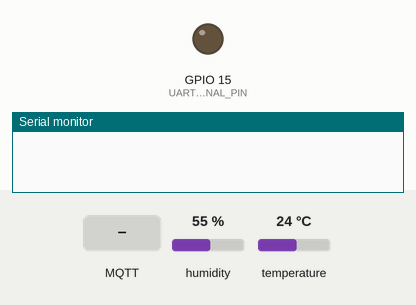
Recording of a sketch running on a simulated ESP8266 (NodeMCU). On the bench: output pins drawn as LEDs (lit = HIGH), the last lines printed to the serial monitor. Dashed ring = blinking. The test bench sets the inputs (shaded band); at power-on: humidity 55 %, temperature 24 °C. WiFi joins after 1.5 s; servers stay silent unless stated; the local clock reads 2024-03-15 10:24:30 at power-on unless the sketch sets it; no MQTT or app messages arrive unless stated.

Above: at 0.1 s.
At 3.2 s:
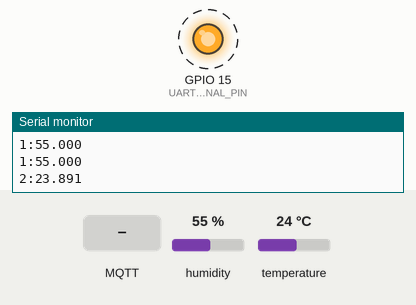
3.3 s: MQTT message "0" arrives on the first subscribed topic
6.8 s: MQTT message "on" arrives on the first subscribed topic
10.3 s: MQTT message "off" arrives on the first subscribed topic
Timing chart, 0 to 19.8 s (numbered marks = the images above; inputs shaded):
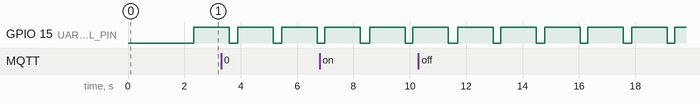

The sketch:

ESP8266TransmitterCode.ino
```cpp
// REQUIRES the following Arduino libraries:
// - DHT Sensor Library: https://github.com/adafruit/DHT-sensor-library
// - Adafruit Unified Sensor Lib: https://github.com/adafruit/Adafruit_Sensor

#include "DHT.h"
#include "secrets.h"
#include "DHT11SensorDataTypes.h"
#include <ESP8266WiFi.h>
#include <WiFiClientSecure.h>
#include <PubSubClient.h>
#include <ArduinoJson.h>

#define UART_SIGNAL_PIN 15 // to enable USART mode

// Macro to convert different sensor values to USART compatible data
#define convertSensorDataToUsartFormat(stringBuff, sensorValue, sensorValueType)                        \
        sensorValueType != SENSOR_ERROR ? sprintf(stringBuff, "%d:%3.3f", sensorValueType, sensorValue) \
        : sprintf(stringBuff, "%d:Sensor_Error", sensorValue);

// Sensor macros
#define DHTPIN 10 // Digital pin connected to the DHT sensor
#define DHTTYPE DHT11 // DHT 11

// AWS IoT Core macros
#define TIME_ZONE -5 // EST TIME ZONE = -5 UTC
#define NET_WAIT_TIME_IN_SEC 1510592825
#define AWS_IOT_PUBLISH_TOPIC   "esp8266/pub"
#define AWS_IOT_SUBSCRIBE_TOPIC "esp8266/sub"

// Connect pin 1 (on the left) of the sensor to +5V
// NOTE: If using a board with 3.3V logic like an Arduino Due connect pin 1
// to 3.3V instead of 5V!
// Connect pin 2 of the sensor to whatever your DHTPIN is
// Connect pin 3 (on the right) of the sensor to GROUND (if your sensor has 3 pins)
// Connect pin 4 (on the right) of the sensor to GROUND and leave the pin 3 EMPTY (if your sensor has 4 pins)
// Connect a 10K resistor from pin 2 (data) to pin 1 (power) of the sensor

// Initialize DHT sensor.
// Note that older versions of this library took an optional third parameter to
// tweak the timings for faster processors.  This parameter is no longer needed
// as the current DHT reading algorithm adjusts itself to work on faster procs.
DHT dht(DHTPIN, DHTTYPE);

float humidity, temperature, heatIndex;
struct tm systemTimeInfo;

// AWS IoT core connection settings
WiFiClientSecure secureClient;

BearSSL::X509List cert(cacert);
BearSSL::X509List client_crt(client_cert);
BearSSL::PrivateKey key(privkey);

PubSubClient awsIotClient(secureClient);

// a simple no operation function
void noop(void) {
  // arduino no operation: https://www.reddit.com/r/arduino/comments/3ynemw/is_there_a_nop_in_arduino/
  __asm__("nop\n\t");
}

void readAllSensorData(void) {
  // Wait a few seconds between measurements.
  delay(250);
  // Reading temperature or humidity takes about 250 milliseconds!
  // Sensor readings may also be up to 2 seconds 'old' (its a very slow sensor)
  humidity = dht.readHumidity();
  // Read temperature as Celsius (the default)
  temperature = dht.readTemperature();
  // Check if any reads failed and exit early (to try again).
  if (isnan(humidity) || isnan(temperature)) {
    return;
  } else {
    // Compute heat index in Celsius (isFahreheit = false)
    heatIndex = dht.computeHeatIndex(temperature, humidity, false);
  }
}

void usartSendSensorDataWithRetry(float sensorValue, int sensorValueType) {
  char data[20];
  int transmissionReturn = TRANSMISSION_FAILURE;

  convertSensorDataToUsartFormat(data, sensorValue, sensorValueType);
  digitalWrite(UART_SIGNAL_PIN, HIGH);
  // start transmission retry time
  unsigned long transmissionTimeStamp = millis();
  // retry transmitting sensor data for 350 ms
  while(millis() - transmissionTimeStamp <= 350) {
    char receivedCharacter;
    String readString = "";
    Serial.println(data); // send data via usart
    delay(100);
    while(Serial.available()) {
      delay(5); // delay to allow byte to arrive in input buffer
      receivedCharacter = Serial.read();
      readString += receivedCharacter;
      // read only complete data
      if (readString.length() > 0 && receivedCharacter == '\n') {
        transmissionReturn = atoi(readString.c_str());
        // check if receiver returns a transmission success
        if (transmissionReturn == TRANSMISSION_SUCCESS) {
          return; // exit on a transmission success
        }
      }
    }
  }
  delay(20); // small buffer time for USART signal pin
  digitalWrite(UART_SIGNAL_PIN, LOW);
}

// UART_SIGNAL_PIN goes high momentarily to provide synchronization with the receiver
// Sends sensor data type as a meta data
// Makes sure that we send only correct data with retry strategy
void usartSendAllSensorData(void) {
  usartSendSensorDataWithRetry(isnan(temperature) ? SENSOR_ERROR : temperature, isnan(temperature) ? SENSOR_ERROR : TEMPERATURE);
  usartSendSensorDataWithRetry(isnan(humidity) ? SENSOR_ERROR : humidity, isnan(humidity) ? SENSOR_ERROR : HUMIDITY);
  usartSendSensorDataWithRetry((isnan(temperature) || isnan(humidity)) ? SENSOR_ERROR : heatIndex, isnan(temperature) || isnan(humidity) ? SENSOR_ERROR : HEAT_INDEX);
}

// Set system time using Simple Network Time Protocol (SNTP) to keep track of certificate expiry
// Refer: https://github.com/sborsay/Serverless-IoT-on-AWS/blob/1e7824dbe9591a26f32acac198e4b310ab9f8a91/ESP8266-to-AWS-IoT#L136
void setSystemTimeFromSNTP(void)
{
  Serial.println("Setting system time using SNTP");
  // Trys to get time from ntp or nist network time servers
  configTime(3600, 0, "pool.ntp.org", "time.nist.gov");
  time_t netTimeInSeconds = time(nullptr); // This function returns the time since 00:00:00 UTC, January 1, 1970 (Unix timestamp) in seconds
  // Wait till we set network time, needed for correctness
  while (netTimeInSeconds < NET_WAIT_TIME_IN_SEC)
  {
    delay(500);
    Serial.print(".");
    netTimeInSeconds = time(nullptr);
  }
  Serial.println("System time set");
  // Converts the calendar time pointed to by clock into Coordinated Universal Time (UTC)
  // Refer: https://www.ibm.com/jsonDocs/en/zos/2.4.0?topic=lf-gmtime-r-gmtime64-r-convert-time-value-broken-down-utc-time
  gmtime_r(&netTimeInSeconds, &systemTimeInfo);
}

String getCurrentTime(void) {
  char currentTime[10];
  setSystemTimeFromSNTP();
  sprintf(currentTime, "%d:%d:%d", systemTimeInfo.tm_hour + TIME_ZONE, systemTimeInfo.tm_min, systemTimeInfo.tm_sec);
  return String(currentTime);
}

void mqttMessageReceived(char *topic, byte *payload, unsigned int length)
{
  Serial.print("Received [");
  Serial.print(topic);
  Serial.print("]: ");
  for (int i = 0; i < length; i++)
  {
    Serial.print((char)payload[i]);
  }
  Serial.println();
}

void connectToWifi(void) {
  delay(500);
  WiFi.mode(WIFI_STA);
  WiFi.begin(SSID, PASSWORD);

  Serial.println(String("Attempting to connect to SSID: ") + String(SSID));

  while (WiFi.status() != WL_CONNECTED)
  {
    Serial.print(".");
    delay(500);
  }
}

// wrapper to return 0 for true and -1 for false
int awsIoTClientSubscribe(void) {
  return awsIotClient.subscribe(AWS_IOT_SUBSCRIBE_TOPIC) ? 0 : -1;
}

// Any failure here is very likely that the issue is related to AWS IoT or the loading of certs
int connectToAWSIot(void)
{
  // re-connect to WiFi if seen disconnected
  WiFi.isConnected() ? noop() : connectToWifi();
  setSystemTimeFromSNTP();

  // AWS IoT Client Setup
  secureClient.setTrustAnchors(&cert);
  secureClient.setClientRSACert(&client_crt, &key);
  awsIotClient.setServer(MQTT_HOST, 8883);
  awsIotClient.setCallback(mqttMessageReceived);

  Serial.println("Connecting to AWS IOT");

  // Wait till we connect to aws IoT core
  while (!awsIotClient.connect(THINGNAME))
  {
    Serial.println(".");
    delay(500);
  }

  Serial.println("Connected to AWS IoT");

  // Return -1 for unable to connect to AWS IoT or Subscribe
  return awsIotClient.connected() ? awsIoTClientSubscribe() : -1;
}

int sendMqttMessage(void)
{
  StaticJsonDocument<200> jsonDoc;
  char jsonBuffer[512];
  jsonDoc["time"] = getCurrentTime();
  jsonDoc["temperature"] = temperature;
  jsonDoc["humidity"] = humidity;
  jsonDoc["heat"] = heatIndex;
  serializeJson(jsonDoc, jsonBuffer); // print to awsIotClient

  return awsIotClient.publish(AWS_IOT_PUBLISH_TOPIC, jsonBuffer) ? 0 : -1;
}

void tryToSendMqttMessage(void) {
  // Check if we are connected to aws iot core else reconnect and try to send mqtt message
  awsIotClient.connected() ? ((sendMqttMessage() == 0) ? Serial.println("MQTT message sent to AWS IoT Core") : Serial.println("Failed to send MQTT message to AWS IoT Core"))
  : ((connectToAWSIot() == 0) ? ((sendMqttMessage() == 0) ? Serial.println("MQTT message sent to AWS IoT Core") : Serial.println("Failed to send MQTT message to AWS IoT Core"))
  : Serial.println("Cannot connect to AWS IoT Core"));
}

void setup() {
  pinMode(UART_SIGNAL_PIN, OUTPUT);
  Serial.begin(9600);
  // Unable to connect to AWS doesn't mean that we should stop the program
  connectToAWSIot() == 0 ? Serial.println("") : Serial.println("Unable to connect to AWS IoT Core");
  dht.begin();
}

void loop() {
  readAllSensorData();
  usartSendAllSensorData();
  // Send MQTT Message to AWS IoT Core
  tryToSendMqttMessage();
  // Need to refresh the mqtt connection, refer: https://ubidots.com/community/t/solved-what-is-the-function-of-client-loop/913
  awsIotClient.loop();
}
```

DHT11SensorDataTypes.h
```cpp
#ifndef DHT11SensorDataTypes
#define DHT11SensorDataTypes

#define SENSOR_ERROR -1
#define TRANSMISSION_FAILURE -1
#define TRANSMISSION_SUCCESS 0
#define TEMPERATURE 0
#define HUMIDITY 1
#define HEAT_INDEX 2

#endif
```

secrets.h
```cpp
#include <pgmspace.h>

#define SECRET

const char SSID[] = "";
const char PASSWORD[] = "";

#define THINGNAME "ESP8266"

// AWS IoT Core endpoint
const char MQTT_HOST[] = "";

static const char cacert[] PROGMEM = R"EOF(
-----BEGIN CERTIFICATE-----

-----END CERTIFICATE-----
)EOF";


// Copy contents from XXXXXXXX-certificate.pem.crt here ▼
static const char client_cert[] PROGMEM = R"KEY(
-----BEGIN CERTIFICATE-----

-----END CERTIFICATE-----
)KEY";


// Copy contents from  XXXXXXXX-private.pem.key here ▼
static const char privkey[] PROGMEM = R"KEY(
-----BEGIN RSA PRIVATE KEY-----

-----END RSA PRIVATE KEY-----
)KEY";
```

Measured:
- by itself, GPIO 15 (UART_SIGNAL_PIN): alternates HIGH for 1.3 s and LOW for 0.28 s
